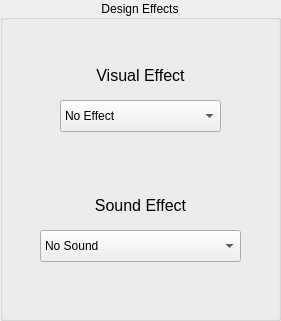
  <widget class="QGroupBox" name="DesignGroupBox">
   <property name="geometry">
    <rect>
     <x>840</x>
     <y>120</y>
     <width>281</width>
     <height>321</height>
    </rect>
   </property>
   <property name="title">
    <string>Design Effects</string>
   </property>
   <property name="alignment">
    <set>Qt::AlignCenter</set>
   </property>
   <widget class="QComboBox" name="VFX_Box">
    <property name="geometry">
     <rect>
      <x>60</x>
      <y>100</y>
      <width>161</width>
      <height>32</height>
     </rect>
    </property>
    <property name="styleSheet">
     <string notr="true"/>
    </property>
    <property name="currentIndex">
     <number>0</number>
    </property>
    <property name="maxVisibleItems">
     <number>17</number>
    </property>
    <property name="maxCount">
     <number>17</number>
    </property>
    <item>
     <property name="text">
      <string>No Effect</string>
     </property>
    </item>
    <item>
     <property name="text">
      <string>Regular Strike</string>
     </property>
    </item>
    <item>
     <property name="text">
      <string>Bigger Strike</string>
     </property>
    </item>
    <item>
     <property name="text">
      <string>Heavy Finish Effect</string>
     </property>
    </item>
    <item>
     <property name="text">
      <string>? (0x04)</string>
     </property>
    </item>
    <item>
     <property name="text">
      <string>? (0x05)</string>
     </property>
    </item>
    <item>
     <property name="text">
      <string>(?) Regular Strike</string>
     </property>
    </item>
    <item>
     <property name="text">
      <string>(?) Bigger Strike</string>
     </property>
    </item>
    <item>
     <property name="text">
      <string>Clash Effect</string>
     </property>
    </item>
    <item>
     <property name="text">
      <string>? (0x09)</string>
     </property>
    </item>
    <item>
     <property name="text">
      <string>? (0x0A)</string>
     </property>
    </item>
    <item>
     <property name="text">
      <string>Kiai Cannon Effect</string>
     </property>
    </item>
    <item>
     <property name="text">
      <string>? (0x0C)</string>
     </property>
    </item>
    <item>
     <property name="text">
      <string>Lift Strike Effect</string>
     </property>
    </item>
    <item>
     <property name="text">
      <string>? (0x0E)</string>
     </property>
    </item>
    <item>
     <property name="text">
      <string>Ground Slash Effect</string>
     </property>
    </item>
    <item>
     <property name="text">
      <string>? (0x10)</string>
     </property>
    </item>
   </widget>
   <widget class="QLabel" name="VFX_Lbl">
    <property name="geometry">
     <rect>
      <x>60</x>
      <y>60</y>
      <width>161</width>
      <height>31</height>
     </rect>
    </property>
    <property name="font">
     <font>
      <pointsize>12</pointsize>
     </font>
    </property>
    <property name="toolTip">
     <string>&lt;html&gt;&lt;head/&gt;&lt;body&gt;&lt;p&gt;If the attack hits, a visual effect will play.&lt;/p&gt;&lt;p&gt;Note: Effects marked by a '?' are unknown or I haven't found a good name for them. &lt;/p&gt;&lt;p&gt;If you do find out their effect, or a better name, DM me on Discord jagger1407#0389 and tell me what you were editing + the hex number that is inside the parentheses.&lt;/p&gt;&lt;/body&gt;&lt;/html&gt;</string>
    </property>
    <property name="text">
     <string>Visual Effect</string>
    </property>
    <property name="alignment">
     <set>Qt::AlignCenter</set>
    </property>
   </widget>
   <widget class="QComboBox" name="SFX_Box">
    <property name="geometry">
     <rect>
      <x>40</x>
      <y>230</y>
      <width>201</width>
      <height>32</height>
     </rect>
    </property>
    <property name="styleSheet">
     <string notr="true"/>
    </property>
    <property name="currentIndex">
     <number>0</number>
    </property>
    <property name="maxVisibleItems">
     <number>15</number>
    </property>
    <property name="maxCount">
     <number>15</number>
    </property>
    <item>
     <property name="text">
      <string>No Sound</string>
     </property>
    </item>
    <item>
     <property name="text">
      <string>Regular Strike</string>
     </property>
    </item>
    <item>
     <property name="text">
      <string>Heavy Finish Sound</string>
     </property>
    </item>
    <item>
     <property name="text">
      <string>Throw Sound</string>
     </property>
    </item>
    <item>
     <property name="text">
      <string>Lift Strike Sound</string>
     </property>
    </item>
    <item>
     <property name="text">
      <string>Giant Throw Sound</string>
     </property>
    </item>
    <item>
     <property name="text">
      <string>Great Ape Throw (?)</string>
     </property>
    </item>
    <item>
     <property name="text">
      <string>? (0x07)</string>
     </property>
    </item>
    <item>
     <property name="text">
      <string>? (0x08)</string>
     </property>
    </item>
    <item>
     <property name="text">
      <string>? (0x09)</string>
     </property>
    </item>
    <item>
     <property name="text">
      <string>? (0x0A)</string>
     </property>
    </item>
    <item>
     <property name="text">
      <string>? (0x0B)</string>
     </property>
    </item>
    <item>
     <property name="text">
      <string>? (0x0C)</string>
     </property>
    </item>
   </widget>
   <widget class="QLabel" name="SFX_Lbl">
    <property name="geometry">
     <rect>
      <x>60</x>
      <y>190</y>
      <width>161</width>
      <height>31</height>
     </rect>
    </property>
    <property name="font">
     <font>
      <pointsize>12</pointsize>
     </font>
    </property>
    <property name="toolTip">
     <string>&lt;html&gt;&lt;head/&gt;&lt;body&gt;&lt;p&gt;The sound effect that plays if the attack hits.&lt;/p&gt;&lt;p&gt;Note: Effects marked by a '?' are unknown or I haven't found a good name for them. &lt;/p&gt;&lt;p&gt;If you do find out their effect, or a better name, DM me on Discord jagger1407#0389 and tell me what you were editing + the hex number that is inside the parentheses.&lt;/p&gt;&lt;/body&gt;&lt;/html&gt;</string>
    </property>
    <property name="text">
     <string>Sound Effect</string>
    </property>
    <property name="alignment">
     <set>Qt::AlignCenter</set>
    </property>
   </widget>
  </widget>
